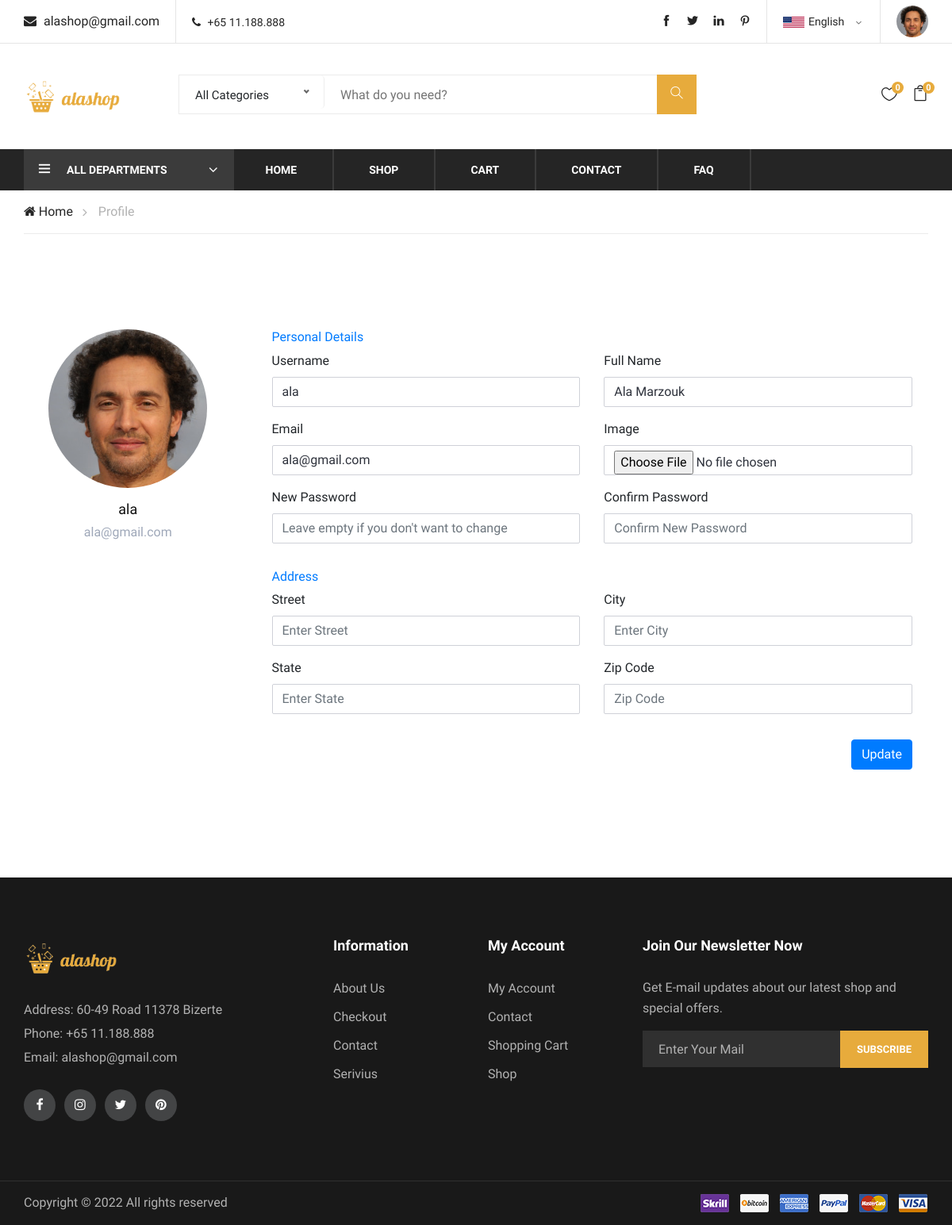
The app's page /profile.php (signed in) with its own data.
### tables this page shows
CREATE TABLE `users` (
  `userID` INT AUTO_INCREMENT PRIMARY KEY COMMENT 'to identify user',
  `userName` VARCHAR(255) NOT NULL UNIQUE COMMENT 'username to login',
  `password` VARCHAR(255) NOT NULL COMMENT 'password to login',
  `email` VARCHAR(255) NOT NULL,
  `fullName` VARCHAR(255) NOT NULL,
  `groupID` INT NOT NULL DEFAULT 0 COMMENT 'identify user group',
  `regStatus` INT NOT NULL DEFAULT 0 COMMENT 'user approval',
  `date` DATE NOT NULL,
  `image` VARCHAR(255) NOT NULL DEFAULT 'default.png'
);

### database/User.php (called while the page is built, shortened)
<?php
class User
{
  public $db;
  public function __construct($db)
  {
    $this->db = $db;
  }
  public function checkLogin()
  {
    if (isset($_SESSION['userId'])) {
      $query = "SELECT * FROM users WHERE userID = :id";
      $stmt = $this->db->prepare($query);
      $stmt->execute(['id' => $_SESSION['userId']]);
      if ($stmt->rowCount()) {
        return $stmt->fetch();
      }
    }
  }
}

### database/Cart.php (called while the page is built, shortened)
<?php
class Cart
{
  public $db;
  public function __construct($db)
  {
    $this->db = $db;
  }
  public function insertCartSession()
  {
    $cart = $_SESSION['cart'];
  }
  public function countItems($item = 'id', $table = 'cart')
  {
    if (isset($_SESSION['userId'])) {
      $stmt = $this->db->prepare("SELECT COUNT($item) FROM $table WHERE user_id = $_SESSION[userId]");
      $stmt->execute();
      return $stmt->fetchColumn();
    } else if (!empty($_SESSION['cart'])) {
      return count($_SESSION['cart']);
    }
  }
}

### profile.php (the view, shortened to what this page needs)
<?php
if (isset($_SESSION['userId'])) :
  include('includes/templates/header.php');
?>
  <div class="breacrumb-section">
    <div class="container">
      <div class="row">
        <div class="col-lg-12">
          <div class="breadcrumb-text">
            <a href="index.php"><i class="fa fa-home"></i> Home</a>
            <span>Profile</span>
          </div>
        </div>
      </div>
    </div>
  </div>
  <div id="profile-page" class="spad">
    <div class="container">
      <div class="row gutters">
        <div class="col-xl-3 col-lg-3 col-md-12 col-sm-12 col-12">
          <div class="card h-100">
            <div class="card-body">
              <div class="account-settings">
                <div class="user-profile">
                  <div class="user-avatar">
                    <img id="oldImage" src="uploads/profileImages/<?= $userData['image']; ?>" alt="uploads/profileImages/<?= $userData['image']; ?>">
                  </div>
                  <h5 class="user-name"><?= $userData['userName']; ?></h5>
                  <h6 class="user-email"><?= $userData['email']; ?></h6>
                </div>
              </div>
            </div>
          </div>
        </div>
        <div class="col-xl-9 col-lg-9 col-md-12 col-sm-12 col-12">
          <div class="card h-100">
            <form method="POST" enctype="multipart/form-data">
              <div class="card-body">
                <div class="row gutters">
                  <div class="col-xl-12 col-lg-12 col-md-12 col-sm-12 col-12">
                    <h6 class="mb-2 text-primary">Personal Details</h6>
                  </div>
                  <div class="col-xl-6 col-lg-6 col-md-6 col-sm-6 col-12">
                    <div class="form-group">
                      <label for="username">Username</label>
                      <input type="text" class="form-control form-data" name="username" id="username" placeholder="Enter Username" value="<?= $userData['userName']; ?>">
                    </div>
                  </div>
                  <div class="col-xl-6 col-lg-6 col-md-6 col-sm-6 col-12">
                    <div class="form-group">
                      <label for="fullName">Full Name</label>
                      <input type="text" class="form-control form-data" name="fullname" id="fullName" placeholder="Enter full name" value="<?= $userData['fullName']; ?>">
                    </div>
                  </div>
                  <div class="col-xl-6 col-lg-6 col-md-6 col-sm-6 col-12">
                    <div class="form-group">
                      <label for="email">Email</label>
                      <input type="email" class="form-control form-data" name="email" id="email" placeholder="Enter email ID" value="<?= $userData['email']; ?>">
                    </div>
                  </div>
                  <div class="col-xl-6 col-lg-6 col-md-6 col-sm-6 col-12">
                    <div class="form-group">
                      <label for="image">Image</label>
                      <input type="file" class="form-control" name="image" id="image">
                    </div>
                  </div>
                  <div class="col-xl-6 col-lg-6 col-md-6 col-sm-6 col-12">
                    <div class="form-group">
                      <label for="password">New Password</label>
                      <input type="password" class="form-control form-data" name="password" id="password" placeholder="Leave empty if you don't want to change">
                    </div>
                  </div>
                  <div class="col-xl-6 col-lg-6 col-md-6 col-sm-6 col-12">
                    <div class="form-group">
                      <label for="password-con">Confirm Password</label>
                      <input type="password" class="form-control form-data" name="password-con" id="password-con" placeholder="Confirm New Password">
                    </div>
                  </div>
                </div>
                <div class="row gutters">
                  <div class="col-xl-12 col-lg-12 col-md-12 col-sm-12 col-12">
                    <h6 class="mt-3 mb-2 text-primary">Address</h6>
                  </div>
                  <div class="col-xl-6 col-lg-6 col-md-6 col-sm-6 col-12">
                    <div class="form-group">
                      <label for="Street">Street</label>
                      <input type="name" class="form-control" id="Street" placeholder="Enter Street">
                    </div>
                  </div>
                  <div class="col-xl-6 col-lg-6 col-md-6 col-sm-6 col-12">
                    <div class="form-group">
                      <label for="ciTy">City</label>
                      <input type="name" class="form-control" id="ciTy" placeholder="Enter City">
                    </div>
                  </div>
                  <div class="col-xl-6 col-lg-6 col-md-6 col-sm-6 col-12">
                    <div class="form-group">
                      <label for="sTate">State</label>
                      <input type="text" class="form-control" id="sTate" placeholder="Enter State">
                    </div>
                  </div>
                  <div class="col-xl-6 col-lg-6 col-md-6 col-sm-6 col-12">
                    <div class="form-group">
                      <label for="zIp">Zip Code</label>
                      <input type="text" class="form-control" id="zIp" placeholder="Zip Code">
                    </div>
                  </div>
                </div>
                <div class="row gutters mt-3">
                  <div class="col-xl-12 col-lg-12 col-md-12 col-sm-12 col-12">
                    <div class="text-right">
                      <button type="submit" id="submit" name="profile_submit" class="btn btn-primary form-data" onclick="updateProfile();">Update</button>
                    </div>
                  </div>
                </div>
              </div>
            </form>
          </div>
        </div>
      </div>
    </div>
  </div>
  <?php include('includes/templates/footer.php'); ?>
<?php else : header('Location: index.php'); ?>
<?php endif; ?>

### includes/templates/header.php (shortened to what this page needs)
<?php
require('includes/functions/functions.php');
if (is_array($user->checkLogin())) {
  $userData = $user->checkLogin();
} else if (isset($_SESSION['userId'])) {
  header('Location: logout.php');
}
$cart->insertCartSession();
$cartCount = $cart->countItems();
?>
<!DOCTYPE html>
<html lang="zxx">
<head>
  <link rel="stylesheet" href="layout/css/bootstrap.min.css" type="text/css" />
  <link rel="stylesheet" href="layout/css/font-awesome.min.css" type="text/css" />
  <link rel="stylesheet" href="layout/css/themify-icons.css" type="text/css" />
  <link rel="stylesheet" href="layout/css/elegant-icons.css" type="text/css" />
  <link rel="stylesheet" href="layout/css/owl.carousel.min.css" type="text/css" />
  <link rel="stylesheet" href="layout/css/nice-select.css" type="text/css" />
  <link rel="stylesheet" href="layout/css/jquery-ui.min.css" type="text/css" />
  <link rel="stylesheet" href="layout/css/slicknav.min.css" type="text/css" />
  <link rel="stylesheet" href="layout/css/style.css" type="text/css" />
  <link rel="stylesheet" href="layout/css/custom.css" type="text/css" />
</head>
<body>
  <header class="header-section">
    <div class="header-top">
      <div class="container">
        <div class="ht-left">
          <div class="mail-service">
            <i class="fa fa-envelope"></i>
            alashop@gmail.com
          </div>
          <div class="phone-service">
            <i class="fa fa-phone"></i>
            +65 11.188.888
          </div>
        </div>
        <div class="ht-right">
          <?php if (isset($userData)) : ?>
            <div id="user-dropdown" class="login-panel">
              <div class="profile" onclick="menuToggle();">
                <img src="uploads/profileImages/<?= $userData['image']; ?>" alt="">
              </div>
            </div>
          <?php else : ?>
            <a href="login.php" class="login-panel"><i class="fa fa-user"></i>Login</a>
          <?php endif; ?>
          <div class="lan-selector">
          </div>
          <div class="top-social">
            <a href="#"><i class="ti-facebook"></i></a>
            <a href="#"><i class="ti-twitter-alt"></i></a>
            <a href="#"><i class="ti-linkedin"></i></a>
            <a href="#"><i class="ti-pinterest"></i></a>
          </div>
        </div>
      </div>
    </div>
    <div class="container">
      <div class="inner-header">
        <div class="row">
          <div class="col-lg-2 col-md-2">
            <div class="logo">
              <a href="./index.php">
                <img src="layout/img/ala-shop-3.png" alt="" />
              </a>
            </div>
          </div>
          <div class="col-lg-7 col-md-7">
            <div class="advanced-search">
              <div class="nice-select" tabindex="0"><span class="current">All Categories</span>
              </div>
              <div class="input-group">
                <input type="text" placeholder="What do you need?" />
                <button type="button"><i class="ti-search"></i></button>
              </div>
            </div>
          </div>
          <div class="col-lg-3 text-right col-md-3">
            <ul class="nav-right">
              <li class="heart-icon">
                <a href="#">
                  <i class="icon_heart_alt"></i>
                  <span>0</span>
                </a>
              </li>
              <li class="cart-icon">
                <a href="shopping-cart.php">
                  <i class="icon_bag_alt"></i>
                  <span><?= $cartCount ?? 0; ?></span>
                </a>
              </li>
            </ul>
          </div>
        </div>
      </div>
    </div>
    <div class="nav-item">
      <div class="container">
        <div class="nav-depart">
          <div class="depart-btn">
            <i class="ti-menu"></i>
            <span>All departments</span>
          </div>
        </div>
        <nav class="nav-menu mobile-menu">
          <ul>
            <li class="<?= active('index.php'); ?>"><a href="./index.php">Home</a></li>
            <li class="<?= active('shop.php'); ?>"><a href="./shop.php">Shop</a></li>
            <li class="<?= active('shopping-cart.php'); ?>"><a href="./shopping-cart.php">Cart</a></li>
            <li class="<?= active('contact.php'); ?>"><a href="./contact.php">Contact</a></li>
            <li class="<?= active('faq.php'); ?>"><a href="./faq.php">FAQ</a></li>
          </ul>
        </nav>
      </div>
    </div>
  </header>

### layout/css/custom.css (style rules this page uses)
.nice-select { width: 182px; border: none; text-align: center; background: transparent; text-transform: capitalize; padding: 0 0 0 20px; border-right: 1px solid #eee; line-height: 50px; font-size: 15px; }
.nice-select::after { border-color: #666; right: 20px; }
@media (max-width: 1200px) { .nice-select { width: 183px; } }
.inner-header .advanced-search .input-group input { color: #000; }
.inner-header .logo { padding: 0; }
.inner-header .logo img { width: 124px; }
#user-dropdown.login-panel { position: relative; float: right; font-size: 14px; color: #252525; display: inline-block; padding-left: 20px; border-left: 1px solid #e5e5e5; padding-top: 7px; padding-bottom: 7px; }
#user-dropdown .profile { position: inherit; width: 40px; height: 40px; border-radius: 50%; overflow: hidden; cursor: pointer; }
#user-dropdown .profile img { position: absolute; top: 0; left: 0; width: 100%; height: 100%; object-fit: cover; }
.account-settings .user-profile { margin: 0 0 1rem 0; padding-bottom: 1rem; text-align: center; }
.account-settings .user-profile .user-avatar { margin: 0 0 1rem 0; }
.account-settings .user-profile .user-avatar img { width: 200px; height: 200px; border-radius: 100px; }
.account-settings .user-profile h5.user-name { margin: 0 0 0.5rem 0; }
.account-settings .user-profile h6.user-email { margin: 0; font-weight: 400; color: #9fa8b9; }
#profile-page .form-control { border: 1px solid #cfd1d8; -webkit-border-radius: 2px; -moz-border-radius: 2px; border-radius: 2px; background: #ffffff; color: #2e323c; }
#profile-page .card { background: #ffffff; -webkit-border-radius: 5px; -moz-border-radius: 5px; border-radius: 5px; border: 0; margin-bottom: 1rem; }

### records on screen
users: image (picture), userName "ala", email "ala@gmail.com", username "ala", fullname "Ala Marzouk"

### other values on screen
$cartCount "0"
